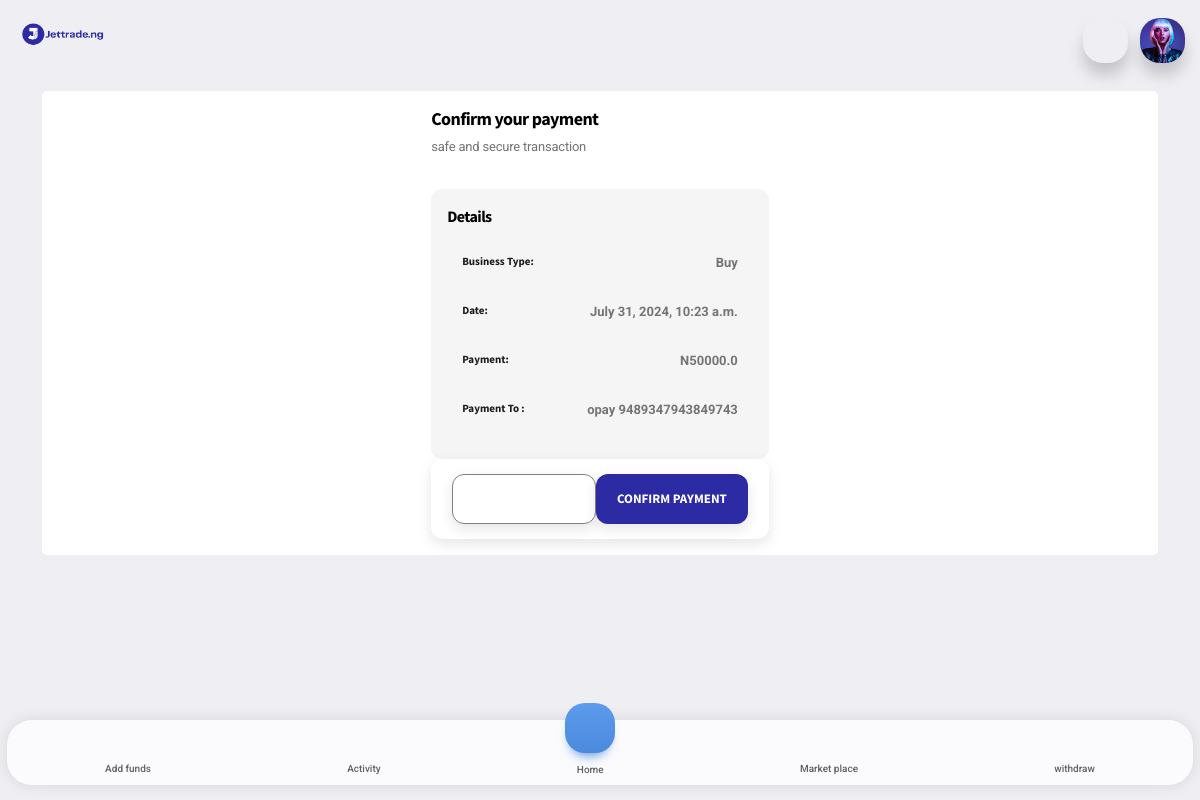
The app's page /giftcardbuypaymentinfo/7 with its own data.
### user_app/models.py (models this page shows, shortened)
class giftcardbuying_history(models.Model):
    user = models.ForeignKey(settings.AUTH_USER_MODEL,on_delete=models.SET_NULL, null=True)
    giftcard = models.ForeignKey(giftcards, on_delete=models.SET_NULL, null=True)
    amount = models.IntegerField(blank=True,default=0)
    rate_naira = models.IntegerField(blank=True,default=0)
    recipient_name = models.CharField(blank=True,max_length=1000)
    recipient_whatsapp = models.IntegerField(blank=True,default=0)
    payment = models.FloatField(blank=True,default=0.0)
    paymentmethod = models.ForeignKey(paymentmethod, on_delete=models.SET_NULL, null=True)
    status = models.BooleanField(default=False)
    invoice = models.UUIDField(default=uuid.uuid4, editable=False, unique=True)
    buy_date = models.DateTimeField(blank=True,null=True,default=timezone.now)

class paymentmethod(models.Model):
    name = models.CharField(max_length=100)
    logo = models.FileField(upload_to='pmethod/')
    descripton = models.TextField(max_length=3000)
    link = models.URLField(max_length=100, blank=True, null=True)

### user_app/views.py (the view)
# urls.py: path('giftcardbuypaymentinfo/<str:buying_history_id>',views.giftcardbuypaymentinfo,name='giftcardbuypaymentinfo'),
def giftcardbuypaymentinfo(request, buying_history_id):
   x = giftcardbuying_history.objects.get(id=buying_history_id)
   return render(request,'user/dashboard/giftcardbuypaymentinfo.html',locals())

### user_app/context_processors.py (called while the page is built)
def kycver(request):
    try:
      active =   Kycverification.objects.filter(user=request.user).first
    except:
       Kycverification.DoesNotExist
       active = None
    return {'active':active}

### template/user/dashboard/giftcardbuypaymentinfo.html (shortened to what this page needs)
{% extends 'user/base.html' %}
{% load static %}
{% block content %}
<div class="container">
    {% if x.paymentmethod.link %}
  link
    {% else %}
      <div class="paymentinfo">
        <div class="top">
            <h4 style="color: black;">Confirm your payment</h4>
            <p>safe and secure transaction</p>
            <div class="top_content">
                <h5 style="color: black;">Details</h5>
                <div class="content">
                    <h6>Business Type: </h6>
                    <b>Buy</b>
                </div>
        <div class="content">
            <h6>Date: </h6>
            <b>{{x.buy_date}}</b>
        </div>
        <div class="content">
            <h6>Payment:</h6>
            <b>N{{x.payment}}</b>
        </div>
        <div class="content">
            <h6>Payment To :</h6>
            <b>{{x.paymentmethod.descripton}}</b>
        </div>
    </div>
    <div class="btn">
        <a href="/giftcardbuycancel/{{x.id}}" class="btn btn-cancel">Cancel Payment</a>
        <a href="/giftcardbuyconfirm/{{x.id}}" class="btn" style="background-color: #2D2BA4;">Confirm Payment</a>
    </div>
        </div>
      </div><br><br>
    {% endif %}
</div>
{% endblock %}

### static/user/custom.css (style rules this page uses)
.top { display: flex; }
.paymentinfo { display: flex; justify-content: center; align-items: center; background-color: white; padding: 1rem; border-radius: 5px; }
.paymentinfo .top { display: flex; flex-direction: column; }
.paymentinfo .content { display: flex; justify-content: space-between; margin-top: 1.5rem; gap: 5px; }
.paymentinfo .top_content { background-color: whitesmoke; padding: 1rem; border-radius: 10px; }
.paymentinfo .btn { display: flex; align-items: center; justify-content: space-between; }
.paymentinfo .btn a { font-size: 13px; }
.paymentinfo .btn .btn-cancel { border: 1px solid gray; }

### records on screen
giftcardbuying_history: buy_date "July 31, 2024, 10:23 a.m.", payment "50000.0", paymentmethod.descripton "opay 9489347943849743"
